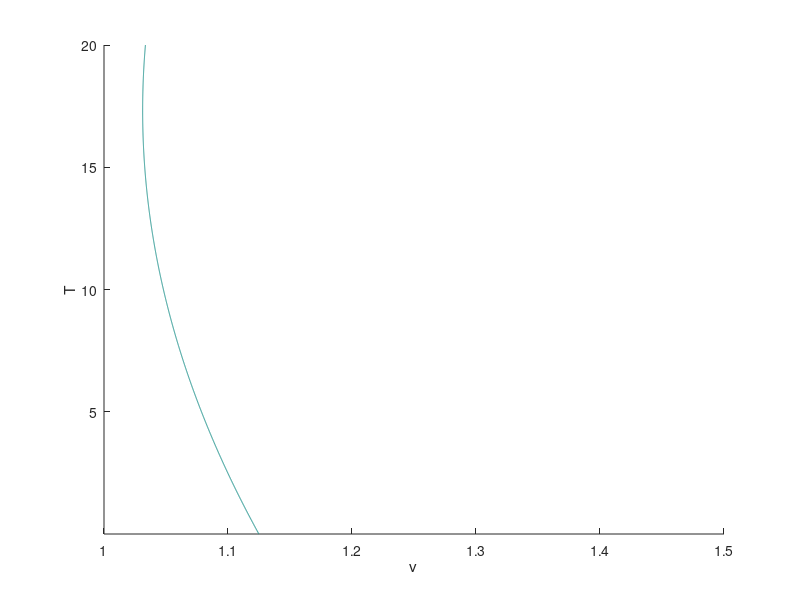

Recreate this plot in MATLAB. (Note: this script raises an error after producing the figure.)
% Compute surface of 1st order transition in nu, B, T phase space for simple thermodynamic model 
%% Parameters
e0 = 72;
dmu = 64;
dgamma = - (1/5)^2;



%% Nu, T
B = 0:1:20;


[nu, T] = meshgrid(1:0.02:1.5, 1e-2:0.02:(20+1e-2));

figure; hold on;
xlabel('\nu');
ylabel('T');

C = colormap;
for j = 1:length(B)
    DF = e0 - nu*dmu - T.*log(2*cosh(B(j)./T/2)) - 0.5*dgamma*T.^2;
    contour(nu, T, DF, [0,0], 'color', C(10*j,:),'linewidth', 1);
end

axis([1.0 1.15 0 14])
set(gca,'fontsize',16)


%% B, T 

[B,T] = meshgrid(0:0.2:14, 1e-2:0.02:(15+1e-2));
nu_dr = (e0 - T.*log(2*cosh(B./T/2)) - 0.5*dgamma*T.^2)/dmu;
figure; hold on; 
xlabel('B');
ylabel('T');
contour(B,T,nu_dr,20,'linewidth',1);
set(gca,'fontsize',16)

%% Mesh

[B,T] = meshgrid(0:1:12, 2:1:14);
nu_dr = (e0 - T.*log(2*cosh(B./T/2)) - 0.5*dgamma*T.^2)/dmu;
figure; hold on;
mesh(nu_dr,B,T,'linewidth',2);
xlabel('\nu');
ylabel('B');
zlabel('T', 'interpreter', 'latex');
set(gca,'fontsize',16)


